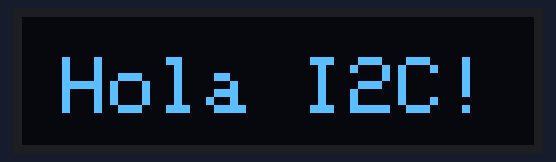
Simulated run of this program. Board: ESP32-S3. On the bench: 128×32 one-colour display. What the program prints to the serial monitor is not drawn.

Above: at 0.1 s.

The program:

main.cpp
```cpp
#include <Wire.h>
#include <Adafruit_GFX.h>
#include <Adafruit_SSD1306.h>

#define SCREEN_WIDTH 128
#define SCREEN_HEIGHT 32
#define OLED_RESET    -1  // Reset pin (se puede dejar en -1 si no se usa)
#define SCREEN_ADDRESS 0x3C  // Dirección I2C del OLED (0x3D en algunos modelos)

Adafruit_SSD1306 display(SCREEN_WIDTH, SCREEN_HEIGHT, &Wire, OLED_RESET);

void setup() {
  Serial.begin(115200);

  // Inicializar la pantalla OLED
  if (!display.begin(SSD1306_SWITCHCAPVCC, SCREEN_ADDRESS)) {
    Serial.println(F("Error: No se encontró la pantalla OLED"));
    while (1);
  }

  Serial.println(F("Pantalla OLED encontrada y lista"));

  display.clearDisplay();
  display.setTextSize(2); // Tamaño del texto
  display.setTextColor(SSD1306_WHITE);
  display.setCursor(10, 10);
  display.println("Hola I2C!");
  display.display(); // Mostrar en pantalla
}

void loop() {
}
```
